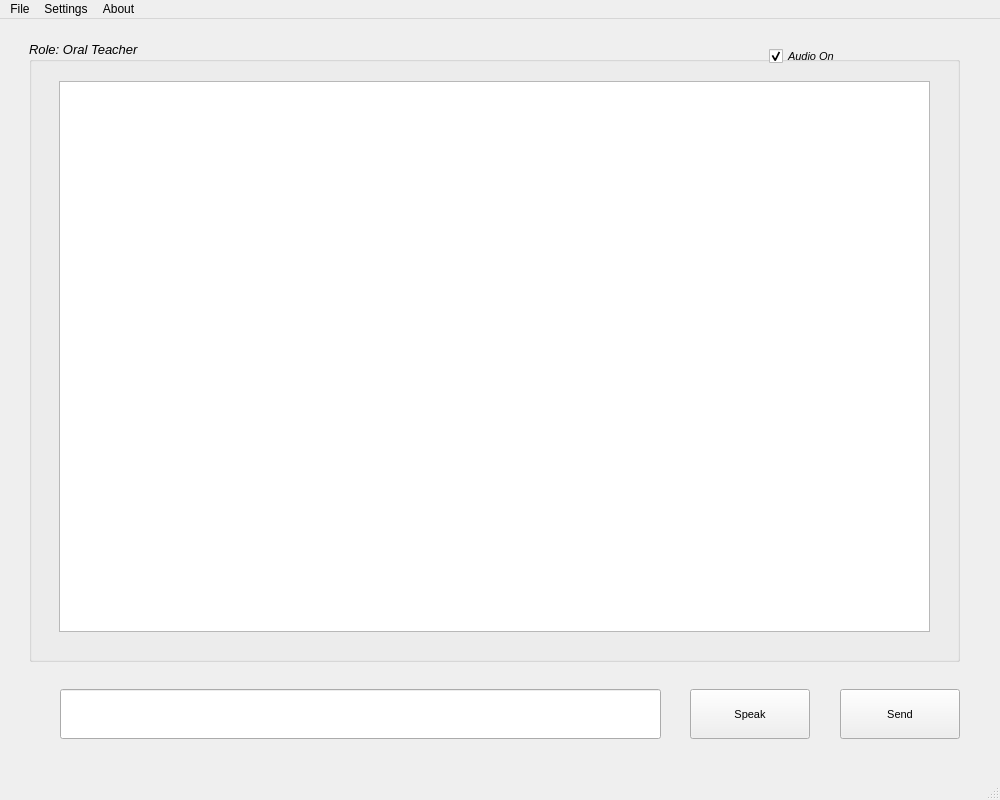
<?xml version="1.0" encoding="UTF-8"?>
<ui version="4.0">
 <class>MainWindow</class>
 <widget class="QMainWindow" name="MainWindow">
  <property name="geometry">
   <rect>
    <x>0</x>
    <y>0</y>
    <width>1000</width>
    <height>800</height>
   </rect>
  </property>
  <property name="windowTitle">
   <string>Super Assistant</string>
  </property>
  <widget class="QWidget" name="centralwidget">
   <widget class="QGroupBox" name="groupBox">
    <property name="geometry">
     <rect>
      <x>29</x>
      <y>22</y>
      <width>931</width>
      <height>621</height>
     </rect>
    </property>
    <property name="font">
     <font>
      <family>Arial</family>
      <pointsize>10</pointsize>
      <weight>50</weight>
      <italic>true</italic>
      <bold>false</bold>
      <underline>false</underline>
      <strikeout>false</strikeout>
      <kerning>true</kerning>
     </font>
    </property>
    <property name="title">
     <string>Role: Oral Teacher</string>
    </property>
    <widget class="QTextBrowser" name="textBrowser">
     <property name="geometry">
      <rect>
       <x>30</x>
       <y>40</y>
       <width>871</width>
       <height>551</height>
      </rect>
     </property>
     <property name="font">
      <font>
       <pointsize>10</pointsize>
       <italic>false</italic>
      </font>
     </property>
     <property name="html">
      <string>&lt;!DOCTYPE HTML PUBLIC &quot;-//W3C//DTD HTML 4.0//EN&quot; &quot;http://www.w3.org/TR/REC-html40/strict.dtd&quot;&gt;
&lt;html&gt;&lt;head&gt;&lt;meta name=&quot;qrichtext&quot; content=&quot;1&quot; /&gt;&lt;style type=&quot;text/css&quot;&gt;
p, li { white-space: pre-wrap; }
&lt;/style&gt;&lt;/head&gt;&lt;body style=&quot; font-family:'Arial'; font-size:10pt; font-weight:400; font-style:normal;&quot;&gt;
&lt;p style=&quot;-qt-paragraph-type:empty; margin-top:0px; margin-bottom:0px; margin-left:0px; margin-right:0px; -qt-block-indent:0; text-indent:0px; font-size:14pt;&quot;&gt;&lt;br /&gt;&lt;/p&gt;&lt;/body&gt;&lt;/html&gt;</string>
     </property>
    </widget>
    <widget class="QCheckBox" name="checkBox">
     <property name="geometry">
      <rect>
       <x>740</x>
       <y>0</y>
       <width>160</width>
       <height>30</height>
      </rect>
     </property>
     <property name="font">
      <font>
       <family>Arial</family>
       <pointsize>8</pointsize>
      </font>
     </property>
     <property name="text">
      <string>Audio On</string>
     </property>
     <property name="checked">
      <bool>true</bool>
     </property>
    </widget>
   </widget>
   <widget class="QLineEdit" name="lineEdit">
    <property name="enabled">
     <bool>true</bool>
    </property>
    <property name="geometry">
     <rect>
      <x>60</x>
      <y>670</y>
      <width>601</width>
      <height>50</height>
     </rect>
    </property>
    <property name="font">
     <font>
      <family>Arial</family>
     </font>
    </property>
   </widget>
   <widget class="QPushButton" name="pushButton">
    <property name="geometry">
     <rect>
      <x>690</x>
      <y>670</y>
      <width>120</width>
      <height>50</height>
     </rect>
    </property>
    <property name="font">
     <font>
      <family>Arial</family>
      <pointsize>8</pointsize>
     </font>
    </property>
    <property name="text">
     <string>Speak</string>
    </property>
   </widget>
   <widget class="QPushButton" name="pushButton_2">
    <property name="geometry">
     <rect>
      <x>840</x>
      <y>670</y>
      <width>120</width>
      <height>50</height>
     </rect>
    </property>
    <property name="font">
     <font>
      <family>Arial</family>
      <pointsize>8</pointsize>
     </font>
    </property>
    <property name="text">
     <string>Send</string>
    </property>
   </widget>
  </widget>
  <widget class="QMenuBar" name="menubar">
   <property name="geometry">
    <rect>
     <x>0</x>
     <y>0</y>
     <width>1000</width>
     <height>22</height>
    </rect>
   </property>
   <widget class="QMenu" name="menuSettings">
    <property name="title">
     <string>Settings</string>
    </property>
    <widget class="QMenu" name="menuRoles">
     <property name="title">
      <string>Roles</string>
     </property>
     <addaction name="actionOral_Teacher"/>
     <addaction name="actionChatbot"/>
     <addaction name="actionAisearch"/>
    </widget>
    <widget class="QMenu" name="menuAPI_Key">
     <property name="title">
      <string>API Key</string>
     </property>
     <addaction name="actionMy_API_Key"/>
    </widget>
    <widget class="QMenu" name="menuLanguages">
     <property name="title">
      <string>Languages</string>
     </property>
     <addaction name="actionChinese"/>
     <addaction name="actionGerman"/>
     <addaction name="actionEnglish"/>
     <addaction name="actionSpanish"/>
     <addaction name="actionFrench"/>
     <addaction name="actionItalian"/>
     <addaction name="actionJapanese"/>
     <addaction name="actionKorean"/>
     <addaction name="actionPolish"/>
     <addaction name="actionRussian"/>
     <addaction name="actionSwedish"/>
    </widget>
    <addaction name="menuLanguages"/>
    <addaction name="menuRoles"/>
    <addaction name="menuAPI_Key"/>
   </widget>
   <widget class="QMenu" name="menuHelp">
    <property name="title">
     <string>About</string>
    </property>
    <addaction name="actionGithub"/>
    <addaction name="actionFeedback"/>
   </widget>
   <widget class="QMenu" name="menuFile">
    <property name="title">
     <string>File</string>
    </property>
    <addaction name="actionSave"/>
    <addaction name="actionLoad"/>
   </widget>
   <addaction name="menuFile"/>
   <addaction name="menuSettings"/>
   <addaction name="menuHelp"/>
  </widget>
  <widget class="QStatusBar" name="statusbar"/>
  <action name="actionOral_Teacher">
   <property name="checkable">
    <bool>true</bool>
   </property>
   <property name="checked">
    <bool>true</bool>
   </property>
   <property name="text">
    <string>Oral Teacher</string>
   </property>
  </action>
  <action name="actionChatbot">
   <property name="checkable">
    <bool>true</bool>
   </property>
   <property name="text">
    <string>Chatbot</string>
   </property>
  </action>
  <action name="actionAisearch">
   <property name="checkable">
    <bool>true</bool>
   </property>
   <property name="text">
    <string>AI Search</string>
   </property>
  </action>
  <action name="actionEnglish">
   <property name="checkable">
    <bool>true</bool>
   </property>
   <property name="checked">
    <bool>true</bool>
   </property>
   <property name="text">
    <string>English</string>
   </property>
  </action>
  <action name="actionGithub">
   <property name="text">
    <string>Github</string>
   </property>
  </action>
  <action name="actionFeedback">
   <property name="text">
    <string>Feedback</string>
   </property>
  </action>
  <action name="actionMy_API_Key">
   <property name="text">
    <string>Select...</string>
   </property>
  </action>
  <action name="actionSave">
   <property name="text">
    <string>Save Chatlog</string>
   </property>
  </action>
  <action name="actionLoad">
   <property name="text">
    <string>Load Chatlog</string>
   </property>
  </action>
  <action name="actionChinese">
   <property name="checkable">
    <bool>true</bool>
   </property>
   <property name="text">
    <string>Chinese</string>
   </property>
  </action>
  <action name="actionGerman">
   <property name="checkable">
    <bool>true</bool>
   </property>
   <property name="text">
    <string>German</string>
   </property>
  </action>
  <action name="actionEnglish">
   <property name="checkable">
    <bool>true</bool>
   </property>
   <property name="checked">
    <bool>true</bool>
   </property>
   <property name="text">
    <string>English</string>
   </property>
  </action>
  <action name="actionSpanish">
   <property name="checkable">
    <bool>true</bool>
   </property>
   <property name="text">
    <string>Spanish</string>
   </property>
  </action>
  <action name="actionFrench">
   <property name="checkable">
    <bool>true</bool>
   </property>
   <property name="text">
    <string>French</string>
   </property>
  </action>
  <action name="actionItalian">
   <property name="checkable">
    <bool>true</bool>
   </property>
   <property name="text">
    <string>Italian</string>
   </property>
  </action>
  <action name="actionJapanese">
   <property name="checkable">
    <bool>true</bool>
   </property>
   <property name="text">
    <string>Japanese</string>
   </property>
  </action>
  <action name="actionKorean">
   <property name="checkable">
    <bool>true</bool>
   </property>
   <property name="text">
    <string>Korean</string>
   </property>
  </action>
  <action name="actionPolish">
   <property name="checkable">
    <bool>true</bool>
   </property>
   <property name="text">
    <string>Polish</string>
   </property>
  </action>
  <action name="actionRussian">
   <property name="checkable">
    <bool>true</bool>
   </property>
   <property name="text">
    <string>Russian</string>
   </property>
  </action>
  <action name="actionSwedish">
   <property name="checkable">
    <bool>true</bool>
   </property>
   <property name="text">
    <string>Swedish</string>
   </property>
  </action>
 </widget>
 <resources/>
 <connections/>
</ui>
